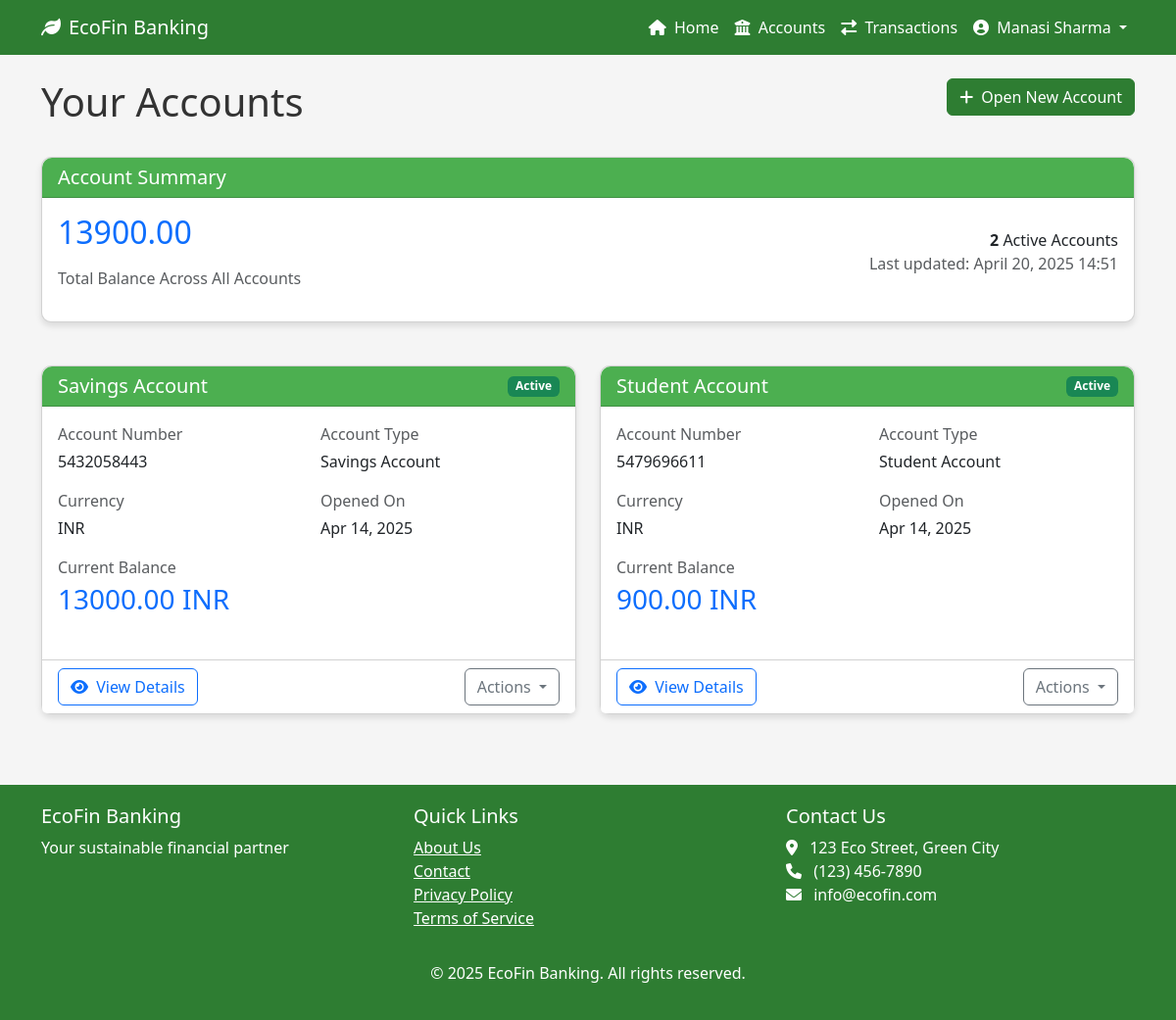
Page /banking/accounts/ (signed in) on the committed database.
### accounts/models.py (models this page shows, shortened)
class User(AbstractUser):
    username = None
    email = models.EmailField(_('email address'), unique=True)
    first_name = models.CharField(_('first name'), max_length=30)
    last_name = models.CharField(_('last name'), max_length=30)
    date_joined = models.DateTimeField(_('date joined'), auto_now_add=True)
    is_active = models.BooleanField(_('active'), default=True)
    phone_number = models.CharField(max_length=15, blank=True, null=True)
    profile_picture = models.ImageField(upload_to='profile_pictures/', blank=True, null=True)
    date_of_birth = models.DateField(blank=True, null=True)
    address = models.TextField(blank=True, null=True)
    USERNAME_FIELD = 'email'
    REQUIRED_FIELDS = ['first_name', 'last_name']
    objects = UserManager()
    def get_full_name(self):
        return f"{self.first_name} {self.last_name}"

### banking/models.py (models this page shows, shortened)
class Account(models.Model):
    CURRENCY_CHOICES = [
        ('USD', 'US Dollar'),
        ('EUR', 'Euro'),
        ('GBP', 'British Pound'),
        ('JPY', 'Japanese Yen'),
        ('CAD', 'Canadian Dollar'),
        ('AUD', 'Australian Dollar'),
        ('INR', 'Indian Rupee'),
    ]
    STATUS_CHOICES = [
        ('active', 'Active'),
        ('inactive', 'Inactive'),
        ('frozen', 'Frozen'),
        ('closed', 'Closed'),
    ]
    account_number = models.CharField(max_length=20, unique=True)
    user = models.ForeignKey(settings.AUTH_USER_MODEL, on_delete=models.CASCADE, related_name='accounts')
    account_type = models.ForeignKey(AccountType, on_delete=models.CASCADE)
    balance = models.DecimalField(max_digits=12, decimal_places=2, default=0.00)
    currency = models.CharField(max_length=3, choices=CURRENCY_CHOICES, default='USD')
    status = models.CharField(max_length=10, choices=STATUS_CHOICES, default='active')
    created_at = models.DateTimeField(auto_now_add=True)
    updated_at = models.DateTimeField(auto_now=True)
    nickname = models.CharField(max_length=100, blank=True, null=True)

class AccountType(models.Model):
    name = models.CharField(max_length=50)
    description = models.TextField()
    interest_rate = models.DecimalField(max_digits=5, decimal_places=2, default=0.00)
    minimum_balance = models.DecimalField(max_digits=10, decimal_places=2, default=0.00)
    maintenance_fee = models.DecimalField(max_digits=10, decimal_places=2, default=0.00)

### banking/views.py (the view)
# urls.py: path('accounts/', views.account_list, name='account_list'),
@login_required
def account_list(request):
    accounts = Account.objects.filter(user=request.user)
    total_balance = accounts.aggregate(Sum('balance'))['balance__sum'] or 0
    context = {
        'accounts': accounts,
        'total_balance': total_balance,
    }
    return render(request, 'banking/account_list.html', context)

### templates/banking/account_list.html (shortened to what this page needs)
{% extends 'base.html' %}
{% block content %}
<div class="row mb-4">
    <div class="col-md-8">
        <h1>Your Accounts</h1>
    </div>
    <div class="col-md-4 text-end">
        <a href="{% url 'banking:account_create' %}" class="btn btn-primary">
            <i class="fas fa-plus me-2"></i>Open New Account
        </a>
    </div>
</div>
<div class="row mb-4">
    <div class="col-md-12">
        <div class="card">
            <div class="card-header">
                <h5 class="mb-0">Account Summary</h5>
            </div>
            <div class="card-body">
                <div class="row">
                    <div class="col-md-6">
                        <h2 class="text-primary mb-3">{{ total_balance|floatformat:2 }}</h2>
                        <p class="text-muted">Total Balance Across All Accounts</p>
                    </div>
                    <div class="col-md-6">
                        <div class="d-flex justify-content-end align-items-center h-100">
                            <div class="text-end">
                                <p class="mb-0"><strong>{{ accounts.count }}</strong> Active Accounts</p>
                                <p class="text-muted">Last updated: {% now "F j, Y H:i" %}</p>
                            </div>
                        </div>
                    </div>
                </div>
            </div>
        </div>
    </div>
</div>
<div class="row">
    {% if accounts %}
        {% for account in accounts %}
            <div class="col-md-6 mb-4">
                <div class="card h-100">
                    <div class="card-header d-flex justify-content-between align-items-center">
                        <h5 class="mb-0">{{ account.nickname|default:account.account_type.name }}</h5>
                        <span class="badge {% if account.status == 'active' %}bg-success{% elif account.status == 'inactive' %}bg-warning{% elif account.status == 'frozen' %}bg-info{% else %}bg-danger{% endif %}">
                            {{ account.get_status_display }}
                        </span>
                    </div>
                    <div class="card-body">
                        <div class="row mb-3">
                            <div class="col-md-6">
                                <p class="text-muted mb-1">Account Number</p>
                                <p class="mb-0">{{ account.account_number }}</p>
                            </div>
                            <div class="col-md-6">
                                <p class="text-muted mb-1">Account Type</p>
                                <p class="mb-0">{{ account.account_type.name }}</p>
                            </div>
                        </div>
                        <div class="row mb-3">
                            <div class="col-md-6">
                                <p class="text-muted mb-1">Currency</p>
                                <p class="mb-0">{{ account.currency }}</p>
                            </div>
                            <div class="col-md-6">
                                <p class="text-muted mb-1">Opened On</p>
                                <p class="mb-0">{{ account.created_at|date:"M d, Y" }}</p>
                            </div>
                        </div>
                        <div class="row">
                            <div class="col-12">
                                <p class="text-muted mb-1">Current Balance</p>
                                <h3 class="text-primary">{{ account.balance|floatformat:2 }} {{ account.currency }}</h3>
                            </div>
                        </div>
                    </div>
                    <div class="card-footer bg-white">
                        <div class="d-flex justify-content-between">
                            <a href="{% url 'banking:account_detail' account_number=account.account_number %}" class="btn btn-outline-primary">
                                <i class="fas fa-eye me-1"></i> View Details
                            </a>
                            <div class="dropdown">
                                <button class="btn btn-outline-secondary dropdown-toggle" type="button" id="accountActions{{ account.id }}" data-bs-toggle="dropdown" aria-expanded="false">
                                    Actions
                                </button>
                            </div>
                        </div>
                    </div>
                </div>
            </div>
        {% endfor %}
    {% endif %}
</div>
{% endblock %}

### templates/base.html (shortened to what this page needs)
<!DOCTYPE html>
<html lang="en">
<head>
    <link href="https://cdn.jsdelivr.net/npm/bootstrap@5.3.0-alpha1/dist/css/bootstrap.min.css" rel="stylesheet">
    <link rel="stylesheet" href="https://cdnjs.cloudflare.com/ajax/libs/font-awesome/6.0.0/css/all.min.css">
</head>
<body>
    <nav class="navbar navbar-expand-lg navbar-dark">
        <div class="container">
            <a class="navbar-brand" href="{% url 'banking:home' %}">
                <i class="fas fa-leaf me-2"></i>EcoFin Banking
            </a>
            <div class="collapse navbar-collapse" id="navbarNav">
                <ul class="navbar-nav ms-auto">
                    {% if user.is_authenticated %}
                        <li class="nav-item">
                            <a class="nav-link" href="{% url 'banking:home' %}">
                                <i class="fas fa-home me-1"></i> Home
                            </a>
                        </li>
                        <li class="nav-item">
                            <a class="nav-link" href="{% url 'banking:account_list' %}">
                                <i class="fas fa-university me-1"></i> Accounts
                            </a>
                        </li>
                        <li class="nav-item">
                            <a class="nav-link" href="{% url 'banking:transaction_list' %}">
                                <i class="fas fa-exchange-alt me-1"></i> Transactions
                            </a>
                        </li>
                        <li class="nav-item dropdown">
                            <a class="nav-link dropdown-toggle" href="#" id="userDropdown" role="button" data-bs-toggle="dropdown">
                                <i class="fas fa-user-circle me-1"></i> {{ user.get_full_name|default:user.email }}
                            </a>
                        </li>
                    {% endif %}
                </ul>
            </div>
        </div>
    </nav>
    <div class="container mt-4">
        {% block content %}{% endblock %}
    </div>
    <footer class="mt-5">
        <div class="container">
            <div class="row">
                <div class="col-md-4">
                    <h5>EcoFin Banking</h5>
                    <p>Your sustainable financial partner</p>
                </div>
                <div class="col-md-4">
                    <h5>Quick Links</h5>
                    <ul class="list-unstyled">
                        <li><a href="#" class="text-white">About Us</a></li>
                        <li><a href="#" class="text-white">Contact</a></li>
                        <li><a href="#" class="text-white">Privacy Policy</a></li>
                        <li><a href="#" class="text-white">Terms of Service</a></li>
                    </ul>
                </div>
                <div class="col-md-4">
                    <h5>Contact Us</h5>
                    <address class="text-white">
                        <i class="fas fa-map-marker-alt me-2"></i> 123 Eco Street, Green City<br>
                        <i class="fas fa-phone me-2"></i> (123) 456-7890<br>
                        <i class="fas fa-envelope me-2"></i> info@ecofin.com
                    </address>
                </div>
            </div>
            <div class="text-center mt-3">
                <p>&copy; {% now "Y" %} EcoFin Banking. All rights reserved.</p>
            </div>
        </div>
    </footer>
</body>
</html>

### templates/base.html (style rules this page uses)
:root { --primary-color: #2E7D32; --secondary-color: #4CAF50; --accent-color: #8BC34A; --text-color: #333; --light-bg: #F5F5F5; }
body { font-family: 'Segoe UI', Tahoma, Geneva, Verdana, sans-serif; color: var(--text-color); background-color: var(--light-bg); }
.navbar { background-color: var(--primary-color); }
.navbar-brand, .nav-link { color: white !important; }
.btn-primary { background-color: var(--primary-color); border-color: var(--primary-color); }
.card { border-radius: 10px; box-shadow: 0 4px 6px rgba(0, 0, 0, 0.1); margin-bottom: 20px; }
.card-header { background-color: var(--secondary-color); color: white; border-radius: 10px 10px 0 0 !important; }
footer { background-color: var(--primary-color); color: white; padding: 20px 0; margin-top: 50px; }

### rows in the picture
User: get_full_name "Manasi Sharma"
Account: nickname "Savings Account", status "Active", account_number "5432058443", account_type.name "Savings Account", currency "INR", created_at "Apr 14, 2025", balance "13000.00"
Account: nickname "Student Account", status "Active", account_number "5479696611", account_type.name "Student Account", currency "INR", created_at "Apr 14, 2025", balance "900.00"

### other values in the picture
{{ total_balance|floatformat:2 }} "13900.00"
{{ accounts.count }} "2"
